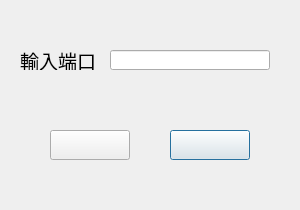
<?xml version="1.0" encoding="UTF-8"?>
<ui version="4.0">
 <class>PortInput</class>
 <widget class="QDialog" name="PortInput">
  <property name="geometry">
   <rect>
    <x>0</x>
    <y>0</y>
    <width>300</width>
    <height>210</height>
   </rect>
  </property>
  <property name="windowTitle">
   <string>Dialog</string>
  </property>
  <widget class="QPushButton" name="cancel">
   <property name="geometry">
    <rect>
     <x>170</x>
     <y>130</y>
     <width>80</width>
     <height>30</height>
    </rect>
   </property>
   <property name="font">
    <font>
     <pointsize>14</pointsize>
    </font>
   </property>
   <property name="text">
    <string/>
   </property>
  </widget>
  <widget class="QLineEdit" name="lineEdit_4">
   <property name="geometry">
    <rect>
     <x>110</x>
     <y>50</y>
     <width>160</width>
     <height>20</height>
    </rect>
   </property>
   <property name="font">
    <font>
     <pointsize>14</pointsize>
    </font>
   </property>
   <property name="text">
    <string/>
   </property>
  </widget>
  <widget class="QLabel" name="labelF">
   <property name="geometry">
    <rect>
     <x>170</x>
     <y>130</y>
     <width>80</width>
     <height>30</height>
    </rect>
   </property>
   <property name="text">
    <string/>
   </property>
  </widget>
  <widget class="QLabel" name="bg">
   <property name="geometry">
    <rect>
     <x>0</x>
     <y>0</y>
     <width>300</width>
     <height>210</height>
    </rect>
   </property>
   <property name="text">
    <string/>
   </property>
  </widget>
  <widget class="QPushButton" name="connect">
   <property name="geometry">
    <rect>
     <x>50</x>
     <y>130</y>
     <width>80</width>
     <height>30</height>
    </rect>
   </property>
   <property name="font">
    <font>
     <pointsize>14</pointsize>
    </font>
   </property>
   <property name="text">
    <string/>
   </property>
  </widget>
  <widget class="QLabel" name="labelT">
   <property name="geometry">
    <rect>
     <x>50</x>
     <y>130</y>
     <width>80</width>
     <height>30</height>
    </rect>
   </property>
   <property name="text">
    <string/>
   </property>
  </widget>
  <widget class="QLabel" name="port2">
   <property name="geometry">
    <rect>
     <x>20</x>
     <y>50</y>
     <width>80</width>
     <height>20</height>
    </rect>
   </property>
   <property name="font">
    <font>
     <pointsize>14</pointsize>
    </font>
   </property>
   <property name="text">
    <string>輸入端口</string>
   </property>
  </widget>
  <zorder>bg</zorder>
  <zorder>labelT</zorder>
  <zorder>labelF</zorder>
  <zorder>lineEdit_4</zorder>
  <zorder>port2</zorder>
  <zorder>cancel</zorder>
  <zorder>connect</zorder>
 </widget>
 <resources/>
 <connections/>
</ui>
